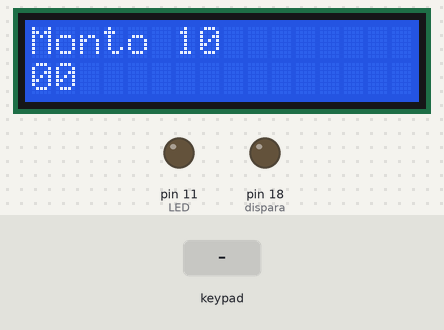
A sketch run on a simulated Arduino Uno, built with avr-gcc and run on an emulated ATmega328P. Shown: 16×2 character LCD, output pins drawn as LEDs (lit = HIGH). The inputs (shaded band) are chosen by the test bench. What the sketch prints to the serial monitor is not drawn.

Above: at 3.4 s.
3.5 s: keypad keys 1 8 4 # pressed 0.4 s apart
At 5.2 s:
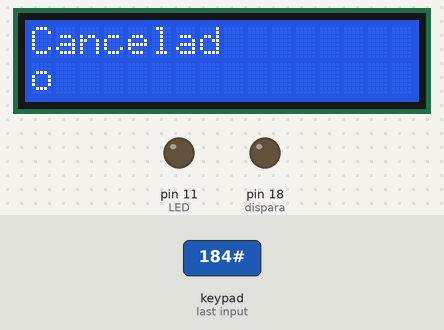
8.1 s: key 'A' pressed
At 9.2 s:
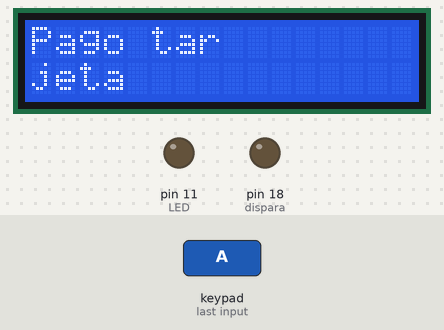
9.6 s: key 'B' pressed
At 10.5 s:
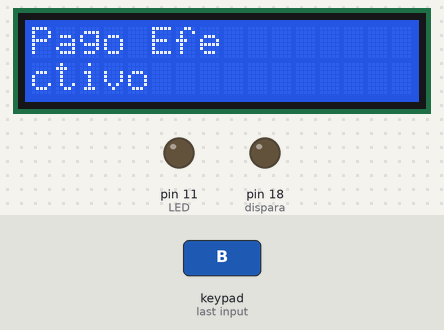
11.1 s: keypad keys 1 8 4 D pressed 0.4 s apart
At 12.6 s:
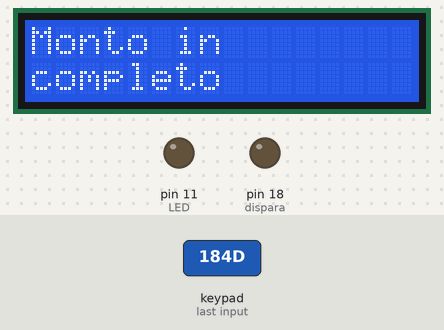
14.2 s: key 'C' pressed
At 14.8 s:
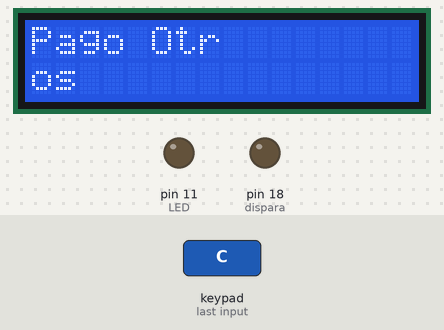
15.7 s: keypad keys 1 0 0 0 0 0 2 3 # pressed 0.4 s apart
At 15.91 s:
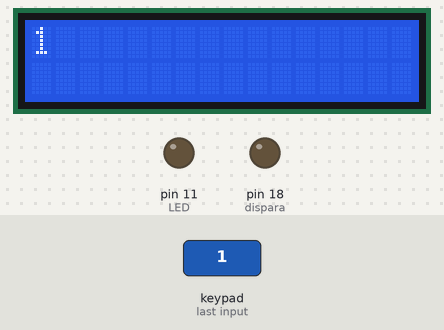
Timing chart, 0 to 18.7 s (numbered marks = the images above; inputs shaded):
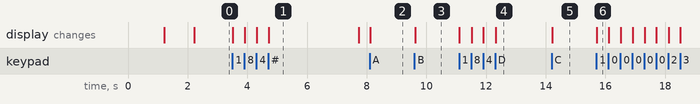

Measured:
- after the input at 3.5 s, the display: first changes at once (image 1 shows a later state)
- after the input at 8.1 s, the display: changes at once (image 2)
- after the input at 9.6 s, the display: changes at once (image 3)
- after the input at 11.1 s, the display: first changes at once (image 4 shows a later state)
- after the input at 14.2 s, the display: changes at once (image 5)
- after the input at 15.7 s, the display: changes at once (image 6)
- what the display in image 1 shows lasts 3.0 s, from 4.7 s to 7.7 s

The sketch:

modopagoprueba.ino
```cpp
#include <EEPROM.h>
#include <EtherCard.h>
#include <SoftwareSerial.h>
#include <Wire.h>
#include <LiquidCrystal_I2C.h>
#include <Key.h>
#include <Keypad.h>
#include <ctype.h>
#define LED 11 //led del teensy 2.0
#define rxPin 14  //serial que viene del escaner
#define txPin 13 //serial que va a la impresora
//-------Escribo IP default en la EEPROM----
void updateIP(String inString[4]);
// ethernet interface mac address, must be unique on the LAN
static byte mymac[] = { 0x74, 0x69, 0x69, 0x2D, 0x30, 0x31 };
const char website[] PROGMEM = "10.20.184.70";
String request;//char request[30];
String prequest;
byte Ethernet::buffer[400];
static uint32_t timer = 0;
bool onrequest = false;
bool ponrequest = false;
char requestc[15];
char prequestc[100];
//int printStatus = 0;
//------------Display---------------------
const byte DCOLS = 8; //four columns
const byte DROWS = 2; //four columns

LiquidCrystal_I2C lcd(0x3f, DCOLS, DROWS);
//-----------Escaner e impresora----------------
SoftwareSerial mySerial =  SoftwareSerial(rxPin, txPin);
char c;
String buff = "";//char buff[8];
const int dispara = 18;
//-------------Teclado-----------------------
const byte ROWS = 4; //four rows
const byte COLS = 4; //four columns
char keys[ROWS][COLS] = {
  {'1', '2', '3', 'A'},
  {'4', '5', '6', 'B'},
  {'7', '8', '9', 'C'},
  {'*', '0', '#', 'D'}
};

byte rowPins[ROWS] = {0, 4, 9, 10}; //connect to the row pinouts of the keypad
byte colPins[COLS] = {15, 16, 17, 19}; //connect to the column pinouts of the keypad
Keypad keypad = Keypad( makeKeymap(keys), rowPins, colPins, ROWS, COLS );
unsigned int pagos[3] = {0, 0, 0};
String mensa[3] = {"Pago tarjeta", "Pago Efectivo", "Pago Otros"};
unsigned int monto;

void setup() {
  Serial.begin(9600);
  mySerial.begin(9600);
  delay(1000);
  Serial.println(F("\n[webClient]"));
  Serial.print("MAC: ");
  for (byte i = 0; i < 6; ++i) {
    Serial.print(mymac[i], HEX);
    if (i < 5)
      Serial.print(':');
  }

  Serial.println("\nProceding to access Ethernet Controller\r\n");
  // Change 'SS' to your Slave Select pin, if you arn't using the default pin
  if (ether.begin(sizeof Ethernet::buffer, mymac, 20) == 0) {
    Serial.println(F("Failed to access Ethernet controller"));
  } else Serial.println(F("Ethernet controller access success"));
  Serial.println("\r\nDHCP...\r\n\r\n");
  if (!ether.dhcpSetup()) {
    Serial.println(F("DHCP failed"));
  } else Serial.println(F("DHCP success"));
  ether.printIp("IP:  ", ether.myip);
  ether.printIp("GW:  ", ether.gwip);
  String IPdef[] = {"10", "20", "184", "70"};
  //----Buscar en la EEPROM la ip default y compararla con la que se esta usando-----
  /*if(EEPROM.read(0) == 255){//EEPROM vacia
    //ESCRIBO EN MI EEPROM LA IP DEL SERVIDOR, SOLO EJECUTAR UNA SOLA VEZ
    updateIP(IPdef); // Si IPdef es diferente a la que esta guardada la escribe sino no
    delay(1000);
    for(int j=0; j<4; j++){
      ether.hisip[j] = EEPROM.read(j);
    }
    ether.printIp("Server: ", ether.hisip);
    Serial.println("Solicitando configuracion inicial desde la EEPROM...");
    }else{*/
  int ip[4];
  for (int i = 0; i < 4; i++) {
    ip[i] = IPdef[i].toInt();
    ether.hisip[i] = ip[i];//IPdef[i].toInt();
  }
  ether.printIp("Server: ", ether.hisip);
  Serial.println("Solicitando configuracion inicial...");
  //}
  /*String recivedData;
    recivedData = read_String(0);

    Serial.print("recivedData:");
    Serial.println(recivedData);
    //const char *websiteIP = recivedData.c_str();
    Serial.println(websiteIP);*/
  //Inicializando los pines de entrada y salida
  pinMode(dispara, OUTPUT); //Trigger del escaner
  pinMode(LED, OUTPUT);  //Teensy
  pinMode(rxPin, INPUT);
  pinMode(txPin, OUTPUT);
  Serial.println("Botones inicializados");
  //digitalWrite(LED_BUILTIN, LOW);
  // Inicializar el LCD
  lcd.init();
  //Limpiar la pantalla
  lcd.clear();
  Serial.println("Pantalla inicializada");
  delay(1000);

}

void loop() {
  ether.packetLoop(ether.packetReceive());

  String buff = "10000023";
  Pantalla("Monto 1000");
  /*lcd.clear();
    lcd.setCursor(0, 0);
    lcd.print("Monto 10");
    lcd.setCursor(0, 1);
    lcd.print("00");*/
  modopago(1000);
  delay(3000);
}

// called when the client request is complete
static void my_callback (byte status, word off, word len) {
  Serial.println("callback" + status);
  onrequest = false;
  ponrequest = false;
  Serial.print(">>>");
  Ethernet::buffer[off + len] = 0;
  //Serial.print((const char*) Ethernet::buffer + off);
  String salida = (const char*) Ethernet::buffer + off;
  //salida = salida.substring(0);
  Serial.print(salida);
  int pos =   salida.indexOf("\r\n\r\n") + 4;
  salida = salida.substring(pos);
  while (salida.length() > 0) {
    int fin = salida.indexOf("-end");
    if (fin == 0) salida = "";
    String salcomando = salida.substring(0, fin);
    Serial.println("*" + salcomando + "*");
    comando(salcomando);
    //Serial.println();
    //Serial.print(salida1);
    salida = salida.substring(fin + 4);
    //Serial.print(salida1);
  }

}

void comando(String cmd) {
  String cmd1 = cmd.substring(0, 5);
  String cmd2 = cmd.substring(5);
  Serial.println("\r\ncomando:" + cmd + "modo:" + cmd1 + "argumento:" + cmd2 + "*");
  if (cmd1 == "-disp") {
    Serial.print(cmd2);
    Pantalla(cmd2);
    /*lcd.clear();
      lcd.setCursor(0, 0);
      lcd.print(cmd.substring(0, DCOLS));
      lcd.setCursor(0, 1);
      lcd.print(cmd.substring(DCOLS, DCOLS * 2));*/
  }
  /*    if(cmd1 == "-prin") {
      Imprimir(cmd);
    }
    if(cmd1 == "-barr") {
      Serial.print("Habriendo barrera");
    }
    if(cmd1 == "-conf") {
      Config(cmd);
    }*/
  if (cmd1 == "-pago") {
    String salida1 = cmd2;
    monto = salida1.toInt();
    Serial.println("Monto a pagar:" + monto);
    modopago(monto);
  }
}

//---------Imprimir en Display-----------------
void Pantalla(String muestra) {
  //----------------LCD DISPLAY--------------------------

  //Encender la luz de fondo.
  lcd.clear();
  lcd.setCursor(0, 0);
  lcd.print(muestra.substring(0, DCOLS));
  lcd.setCursor(0, 1);
  lcd.print(muestra.substring(DCOLS, DCOLS * 2));
}

void modopago(unsigned int mnt) {
  String teclado = "";
  bool respuesta = true;
  pagos[0] = 0;
  pagos[1] = 0;
  pagos[2] = 0;
  while (respuesta) {
    ether.packetLoop(ether.packetReceive());

    char key = keypad.getKey();
    Serial.print(key);
    switch (key)
    {
      case 'A':
      case 'B':
      case 'C': {
          pagos[key - 65] = teclado.toInt();
          teclado = "";
          Pantalla(mensa[key - 65]);
          /*lcd.clear();
            lcd.setCursor(0, 0);
            lcd.print(mensa[key - 65].substring(0, DCOLS));
            lcd.setCursor(0, 1);
            lcd.print(mensa[key - 65].substring(DCOLS, DCOLS * 2));*/
        } break;
      case 'D': {
          teclado = "";
          Serial.println("Enter");
          if (mnt >= pagos[0] + pagos[1] + pagos[2]) {
            Pantalla("Monto incompleto");
            /*lcd.clear();
              lcd.setCursor(0, 0);
              lcd.print("Monto in");
              lcd.setCursor(0, 1);
              lcd.print("completo");*/
          } else {
            Pantalla("Procesando");
            /*lcd.clear();
              lcd.setCursor(0, 0);
              lcd.print("Procesan");
              lcd.setCursor(0, 1);
              lcd.print("do");*/
            return;
            Serial.println("Preparando Request");
            prequest = "?estacion=1&id=" + buff + "&pa=" + pagos[0] + "&pb=" + pagos[1] + "&pc=" + pagos[2];
            Serial.println(prequest);
            prequest.toCharArray(prequestc, prequest.length() + 1);
            Serial.println(prequestc);
            int x = 0;
            ponrequest = true;
            timer = 0;
            while (ponrequest) {
              ether.packetLoop(ether.packetReceive());

              if (millis() > timer) {
                timer = millis() + 5000;
                Serial.println("Request de pago\r\n");
                Serial.print("<<< REQ: ");
                Serial.print(prequestc);
                ether.browseUrl(PSTR("/pago.php"), prequestc, website, my_callback);
                x++;
                if (x > 5) {
                  Serial.print("Fallo request");
                  ponrequest = false;
                }
              }
            }
            buff = "";//buff[j] = '\0';
            Serial.println("Modo pago finalizado\r\n");
            respuesta = false;
            //requestpago();

          }
        } break;
      case '#': {
          teclado = "";
          Pantalla("Cancelado");
          /*lcd.clear();
            lcd.setCursor(0, 0);
            lcd.print("Cancelad");
            lcd.setCursor(0, 1);
            lcd.print("o");*/
          respuesta = false;
        } break;
      case '*': {
          teclado = "";
          Pantalla("");
          /*lcd.clear();
            lcd.setCursor(0, 0);
            lcd.print("");
            lcd.setCursor(0, 1);
            lcd.print("");*/
        } break;
      default:

        if (isDigit(key)) {
          teclado = teclado + key;
          Pantalla(teclado);
          /*lcd.clear();
            lcd.setCursor(0, 0);
            lcd.print(teclado.substring(0, 8));
            lcd.setCursor(0, 1);
            lcd.print(teclado.substring(8, 16));*/
        }
        break;
    }
  }
}

/*void requestpago() {
  Serial.println("Preparando Request");
  prequest = "?estacion=1&id=" + buff + "&pa=" + pagos[0] + "&pb=" + pagos[1] + "&pc=" + pagos[2];
  Serial.println(prequest);
  prequest.toCharArray(prequestc, prequest.length() + 1);
  Serial.println(prequestc);
  int x = 0;
  ponrequest = true;
  timer = 0;
  while (ponrequest) {
    ether.packetLoop(ether.packetReceive());

    if (millis() > timer) {
      timer = millis() + 5000;
      Serial.println("Request de pago\r\n");
      Serial.print("<<< REQ: ");
      Serial.print(prequestc);
      ether.browseUrl(PSTR("/pago.php"), prequestc, website, my_callback);
      x++;
      if (x > 5) {
        Serial.print("Fallo request");
        ponrequest = false;
      }
    }
  }
  buff = "";//buff[j] = '\0';
  Serial.println("Modo pago finalizado\r\n");
  }*/

void updateIP(String inString[4])
{
  int ip[4];
  int m;
  int i;
  int n;
  Serial.print("Guardando IP en la EEPROM: ");
  for (m = 0; m < 4; m++) {
    Serial.print(inString[m]);
    if (m < 3) {
      Serial.print(".");
    }
  }
  Serial.print("\r\n");

  for (i = 0; i < 4; i++) {
    ip[i] = inString[i].toInt();
    EEPROM.update(i, ip[i]);
  }
  Serial.print("Guardada en EEPROM IP: ");
  for (n = 0; n < 4; n++) {
    Serial.print(EEPROM.read(n));
    if (n < 3) {
      Serial.print(".");
    }
  }
}
```
